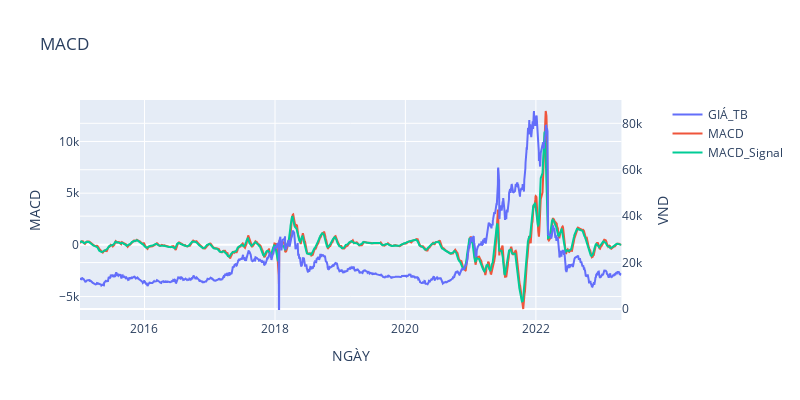

Here is the notebook cell this chart was saved with:
### Code cell
fig=make_subplots(specs=[[{"secondary_y":True}]])
fig.add_trace(go.Scatter(x=df_vnd['NGÀY'], y=df_vnd['GIÁ_TB'],mode='lines',name='GIÁ_TB'),secondary_y=True,)
fig.add_trace(go.Scatter(x=df_vnd['NGÀY'], y=df_vnd['MACD'], mode='lines', name='MACD'),secondary_y=False,)
fig.add_trace(go.Scatter(x=df_vnd['NGÀY'], y=df_vnd['MACD_Signal'], mode='lines', name='MACD_Signal'),secondary_y=False,)
fig.update_layout(autosize=False,width=800,height=400,title_text="MACD")
fig.update_xaxes(title_text="NGÀY")
fig.update_yaxes(title_text="MACD",secondary_y=False)
fig.update_yaxes(title_text="VND",secondary_y=True)
fig.show()

### Figure 1 — Plotly figure (JSON) as saved in the notebook; plotly's stock layout.template omitted (floating-point values rounded to 4 significant figures; data arrays with more than 128 entries replaced by an {"elided": "..."} marker saying what was removed)
{"data": [{"mode": "lines", "name": "GIÁ_TB", "type": "scatter", "x": {"elided": "2066 str values"}, "xaxis": "x", "y": {"elided": "2066 float values"}, "yaxis": "y2"}, {"mode": "lines", "name": "MACD", "type": "scatter", "x": {"elided": "2066 str values"}, "xaxis": "x", "y": {"elided": "2066 float values"}, "yaxis": "y"}, {"mode": "lines", "name": "MACD_Signal", "type": "scatter", "x": {"elided": "2066 str values"}, "xaxis": "x", "y": {"elided": "2066 float values"}, "yaxis": "y"}], "layout": {"autosize": false, "height": 400, "title": {"text": "MACD"}, "width": 800, "xaxis": {"anchor": "y", "domain": [0, 0.94], "title": {"text": "NGÀY"}}, "yaxis": {"anchor": "x", "domain": [0, 1], "title": {"text": "MACD"}}, "yaxis2": {"anchor": "x", "overlaying": "y", "side": "right", "title": {"text": "VND"}}}}
